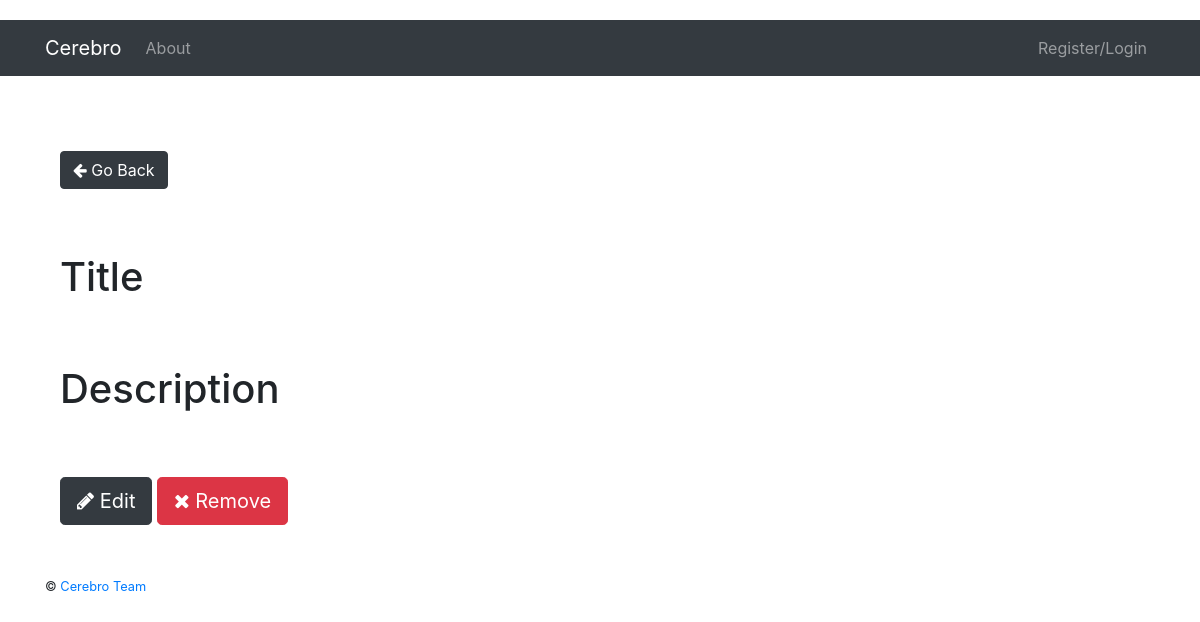
Page /ideas/243/ on the earlier database version.
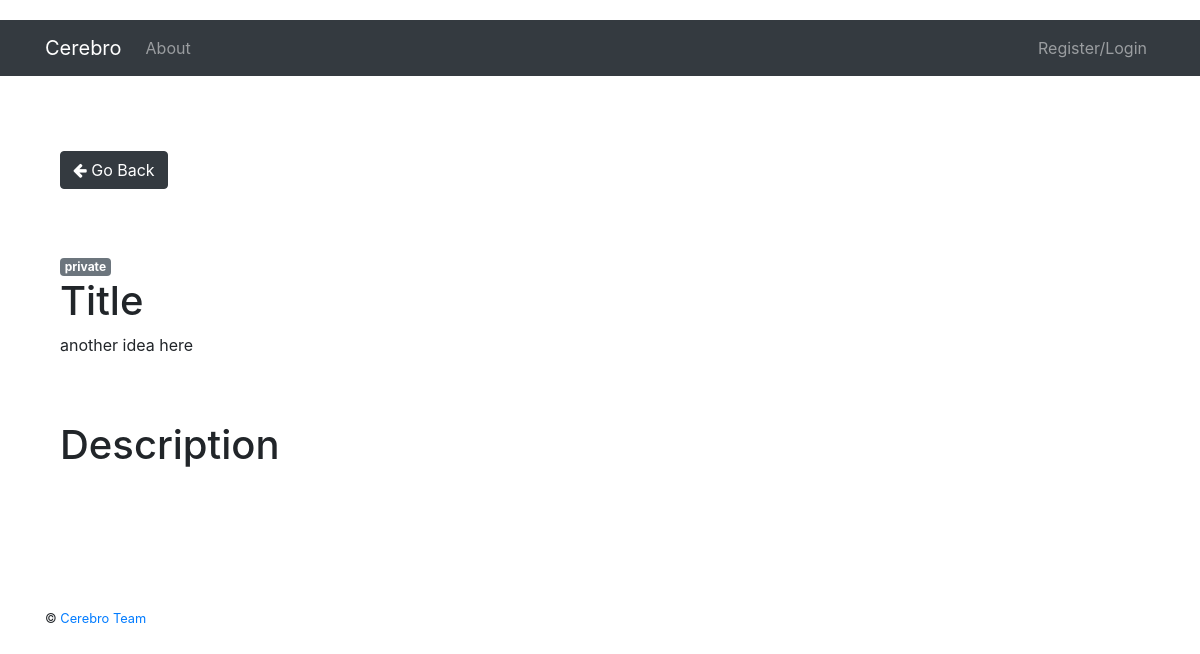
Same page on the later database version.
### project/server/models.py (models this page shows, shortened)
class Idea(db.Model):
    __tablename__ = "ideas"
    id = db.Column(db.Integer, primary_key=True, autoincrement=True)
    title = db.Column(db.String(255), nullable=False)
    description = db.Column(db.String(1024), nullable=True)
    owner = db.Column(db.Integer, nullable=False)
    rating = db.Column(db.Integer, nullable=True)
    created_date = db.Column(db.DateTime, nullable=False)
    access = db.Column(db.String(255), nullable=False)

### project/server/user/views.py (the view)
@user_blueprint.route('/ideas/<idea>/', methods=['GET', 'POST'])
def idea_detail(idea):
    idea_result = Idea.query.filter_by(id=idea).first()
    return render_template('user/idea_detail.html', idea=idea_result)

### project/client/templates/user/idea_detail.html (shortened to what this page needs)
{% extends "_base.html" %}
{% block content %}
    <div class="container">
        <nav aria-label="...">
            <ul class="pagination">
                <li class="previous">
                    <a class="btn btn-dark ml-auto" href="{{ url_for("user.ideas") }}">
                        <i class="fa fa-arrow-left"></i> Go Back
                    </a>
                </li>
            </ul>
        </nav>
    <br><br>
    <span class="badge badge-secondary">{{ idea.access }}</span>
    <h1>Title </h1>
    <p>{{ idea.title }} </p>
    <br><br>
    <h1>Description</h1>
    <br><br>
    {% if idea.owner == current_user.id %}
    <a class="btn btn-dark btn-lg ml-auto" href="{{ url_for('user.edit_idea', idea=idea.id) }}">
        <i class="fa fa-pencil"></i> Edit
    </a>
    <button type="button" class="btn btn-danger btn-lg" data-toggle="modal" data-target="#confirmModal">
        <i class="fa fa-times"></i> Remove
    </button>
    {% endif %}
{% endblock %}

### project/client/templates/_base.html (shortened to what this page needs)
<!DOCTYPE html>
<html>
  <head>
      <link rel="stylesheet" href="//maxcdn.bootstrapcdn.com/bootstrap/4.0.0/css/bootstrap.min.css">
    <link href="{{url_for('static', filename='main.css')}}" rel="stylesheet" media="screen">
      <link rel="stylesheet" href="{{url_for('static', filename='user_profile.css')}}">
      <link href="//cdnjs.cloudflare.com/ajax/libs/font-awesome/4.4.0/css/font-awesome.min.css" rel="stylesheet" type="text/css" />
      <link rel="stylesheet" href="{{url_for('static', filename='css/froala/froala_editor.css')}}">
      <link rel="stylesheet" href="{{url_for('static', filename='css/froala/froala_style.css')}}">
      <link rel="stylesheet" href="{{url_for('static', filename='css/froala/plugins/code_view.css')}}">
      <link rel="stylesheet" href="{{url_for('static', filename='css/froala/plugins/image_manager.css')}}">
      <link rel="stylesheet" href="{{url_for('static', filename='css/froala/plugins/image.css')}}">
      <link rel="stylesheet" href="{{url_for('static', filename='css/froala/plugins/table.css')}}">
      <link rel="stylesheet" href="{{url_for('static', filename='css/froala/plugins/video.css')}}">
      <link rel="stylesheet" href="//cdnjs.cloudflare.com/ajax/libs/codemirror/5.3.0/codemirror.min.css">
      <link href="{{url_for('static', filename='user_profile.css')}}" rel="stylesheet" media="screen">
  </head>
  <body>
    {% include 'header.html' %}
    <div class="site-content">
      <div class="container">
        {% block content %}{% endblock %}
        <br>
      </div>
    </div>
    <br><br>
    {% include 'footer.html' %}
  </body>
</html>

### project/client/templates/header.html (shortened to what this page needs)
<header class="site-header">
  <nav class="navbar navbar-expand-lg navbar-dark bg-dark navbar-fixed-top" role="navigation">
    <div class="container">
          <a class="navbar-brand" href="{{ url_for('main.home') }}">Cerebro</a>
      <div class="collapse navbar-collapse" id="navbarNav">
        <ul class="navbar-nav">
          <li class="nav-item"><a class="nav-link" href="{{ url_for('main.about') }}">About</a></li>
        </ul>
        <ul class="navbar-nav ml-auto">
          {% if current_user.is_authenticated %}
              <li class="nav-item"><a class="nav-link" href="{{ url_for('user.account') }}">Profile</a></li>
            <li class="nav-item"><a class="nav-link" href="{{ url_for('user.logout') }}">Logout</a></li>
              <li class="nav-item"><a class="nav-link" href="{{ url_for('user.reset_password') }}">Reset Password</a></li>
          {% else %}
            <li class="nav-item"><a class="nav-link" href="{{ url_for('user.login') }}">&nbsp;Register/Login</a></li>
          {% endif %}
        </ul>
      </div>
    </div>
  </nav>
</header>

### project/client/templates/footer.html
<footer>
  <div class="container">
    <small>
      <span>© <a href="mailto:jkassel@gmail.com">Cerebro Team</a></span>
        <br><br>
    </small>
  </div>
</footer>

### project/client/static/main.css (style rules this page uses)
.site-content { padding-top: 75px; }

### project/client/static/user_profile.css (style rules this page uses)
body { margin-top:20px; }

Differences in the rows shown:
added Idea: access "private", title "another idea here"
Other differences:
text no longer shown: "Edit Remove"
